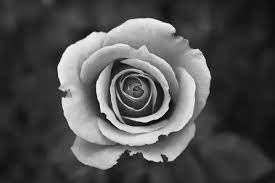
#> input picture rose.jpg, 275 x 183 px
$ python ex1_3.py
#> lines starting #> are read from the running program, lines starting #| are printed output that depends on the picture
# Ex1_3 Brightness/Darkness Adjustment

import cv2
import numpy as np
import matplotlib.pyplot as plt

# Load test image (as float in range [0,1])
img = cv2.imread('rose.jpg')
#> img is the input picture: shape (183, 275, 3); min 0, max 255, mean 79.5
img = cv2.cvtColor(img, cv2.COLOR_BGR2RGB)  # convert BGR -> RGB
img = img.astype(np.float64) / 255.0

# Brightness adjustment by intensity scaling
scale = 1.4   # scale=1.0: unchanged; <1.0: darker; >1.0: brighter
scaled_img = np.clip(img * scale, 0, 1)  # clip to [0,1] to avoid overflow
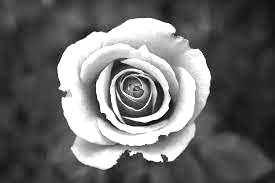
#> scaled_img: shape (183, 275, 3) float64; min 0, max 1, mean 0.421

# Display images
FS = 15
plt.figure(figsize=(8, 4))

plt.subplot(1, 2, 1)
plt.imshow(img)
plt.title("Original Image", fontsize=FS)
plt.axis("off")

plt.subplot(1, 2, 2)
plt.imshow(scaled_img)
plt.title("Brighter Image", fontsize=FS)
plt.axis("off")

plt.tight_layout()
plt.savefig("Brighter.jpg")
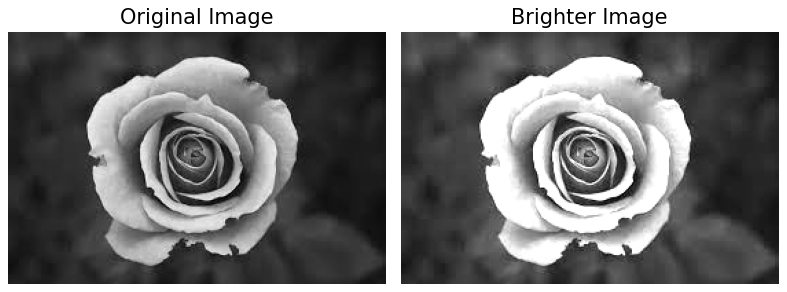
#> figure drawn by matplotlib, 2 panels
plt.show()

$ run again, with bird.jpg copied over rose.jpg
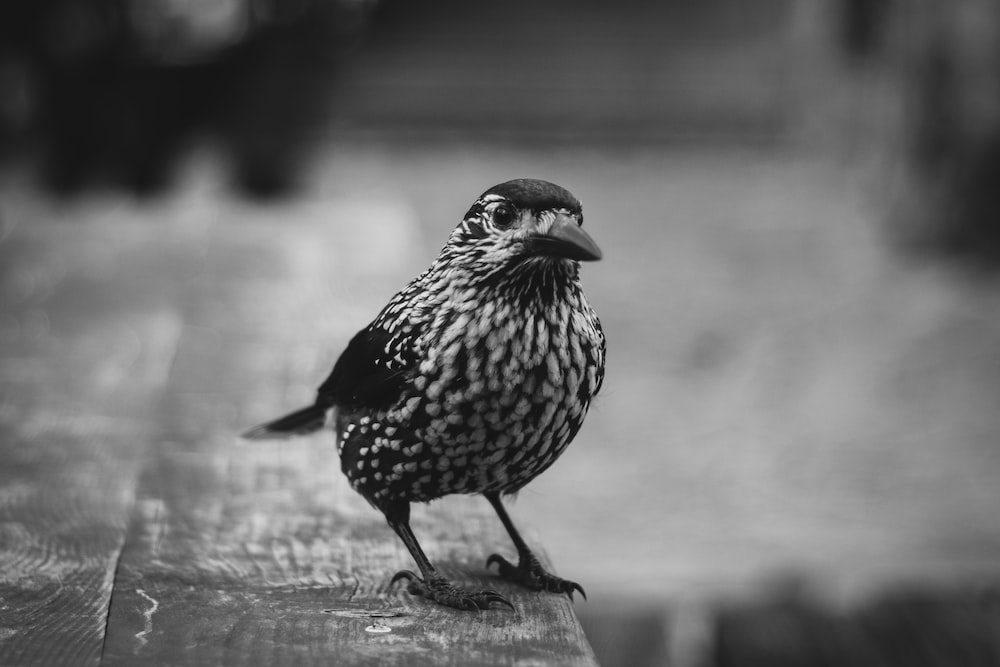
#> input picture bird.jpg, 1000 x 667 px
#> img is the input picture: shape (667, 1000, 3); min 0, max 248, mean 108
#> `scaled_img = np.clip(img * scale, 0, 1)`:
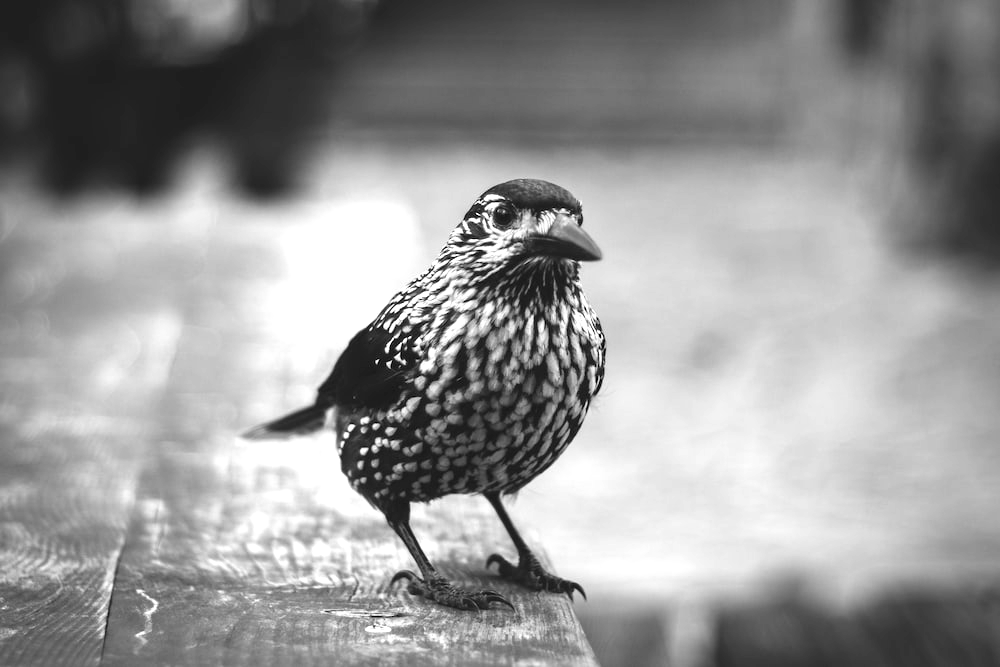
#> scaled_img: shape (667, 1000, 3) float64; min 0, max 1, mean 0.591
#> `plt.savefig("Brighter.jpg")`:
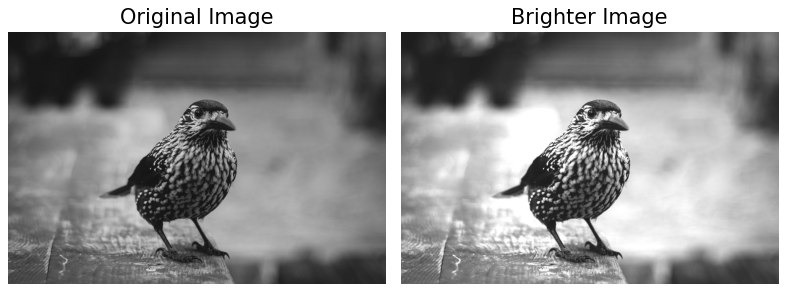
#> figure drawn by matplotlib, 2 panels
